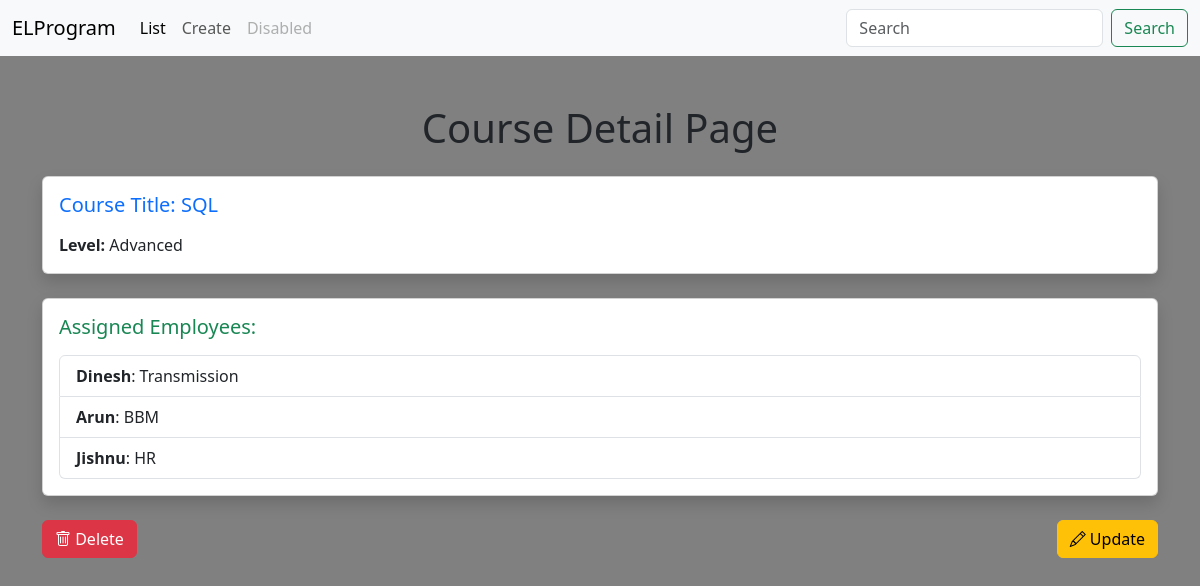
/course-detail/4/, run on the app's committed database.
### employee_learning/models.py (models this page shows, shortened)
class LearningCourse(models.Model):
    LEVEL=[('B','Basic'),('I','Intermediate'),('A','Advanced'),]
    title=models.CharField(max_length=50, unique=True)
    level=models.CharField(max_length=1, choices=LEVEL)
    employee=models.ManyToManyField(Employee)

class Employee(models.Model):
    PRIORITIES =[('H','High'),('L','Low'), ('M','Medium'),]
    name=models.CharField(max_length=25)
    priority=models.CharField(max_length=1, choices=PRIORITIES, default="M")
    reg_date=models.DateField(default=datetime.date.today, verbose_name="Data Registration Date")
    division=models.ForeignKey(Division,on_delete=models.CASCADE)

class Division(models.Model):
    div_name=models.CharField(max_length=25)
    in_scope=models.BooleanField (help_text="If the division is target for the learning program,check this field.")
    def __str__(self):
        return self.div_name

### employee_learning/views.py (the view)
# urls.py: path('course-detail/<int:pk>/', CourseDetail.as_view(), name='course_detail'),
class CourseDetail(DetailView):
    model=LearningCourse
    template_name='employee_learning/course_detail.html'
    context_object_name='course_object'

### templates/employee_learning/course_detail.html
{% extends "base/base.html" %}
{% load static %}
{% block body %}
<div class="container mt-5">
    <h1 class="text-center mb-4">Course Detail Page</h1>
    <div class="card shadow mb-4">
        <div class="card-body">
            <h5 class="card-title text-primary mb-3">Course Title: {{ course_object.title|upper }}</h5>
            <p class="card-text"><strong>Level:</strong> {{ course_object.get_level_display }}</p>
        </div>
    </div>
    <div class="card shadow mb-4">
        <div class="card-body">
            <h5 class="card-title text-success mb-3">Assigned Employees:</h5>
            {% if object.employee.all %}
                <ul class="list-group">
                    {% for emp in object.employee.all %}
                        <li class="list-group-item">
                            <strong>{{ emp.name }}</strong>: {{ emp.division }}
                        </li>
                    {% endfor %}
                </ul>
            {% else %}
                <p class="text-muted">No employees assigned to this course.</p>
            {% endif %}
        </div>
    </div>
    <div class="d-flex justify-content-between mt-4">
        <a href="{% url 'course_delete' object.pk %}" class="btn btn-danger">
            <i class="bi bi-trash"></i> Delete
        </a>
        <a href="{% url 'course_update' object.pk %}" class="btn btn-warning">
            <i class="bi bi-pencil"></i> Update
        </a>
    </div>
</div>
{% endblock %}

### static/css/custom.css (style rules this page uses)
body { background-color: grey }

### data on the page
LearningCourse: title "SQL", level "Advanced"
Employee: name "Dinesh", division "Transmission"
Employee: name "Arun", division "BBM"
Employee: name "Jishnu", division "HR"
